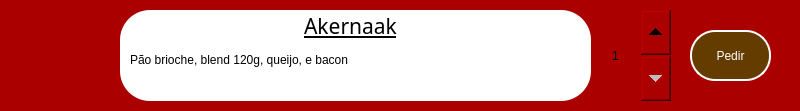
        <widget class="QFrame" name="item1">
         <property name="geometry">
          <rect>
           <x>120</x>
           <y>110</y>
           <width>800</width>
           <height>111</height>
          </rect>
         </property>
         <property name="styleSheet">
          <string notr="true">border-radius: 55px;
background-color: rgb(170, 0, 0);</string>
         </property>
         <property name="frameShape">
          <enum>QFrame::StyledPanel</enum>
         </property>
         <property name="frameShadow">
          <enum>QFrame::Raised</enum>
         </property>
         <widget class="QFrame" name="caixa_disc_12">
          <property name="geometry">
           <rect>
            <x>120</x>
            <y>10</y>
            <width>471</width>
            <height>91</height>
           </rect>
          </property>
          <property name="styleSheet">
           <string notr="true">background-color: rgb(255, 255, 255);
border-radius: 30px</string>
          </property>
          <property name="frameShape">
           <enum>QFrame::StyledPanel</enum>
          </property>
          <property name="frameShadow">
           <enum>QFrame::Raised</enum>
          </property>
          <widget class="QLabel" name="disc_item1_19">
           <property name="geometry">
            <rect>
             <x>30</x>
             <y>0</y>
             <width>401</width>
             <height>31</height>
            </rect>
           </property>
           <property name="font">
            <font>
             <family>GothicE</family>
             <pointsize>16</pointsize>
             <italic>false</italic>
             <bold>false</bold>
             <underline>true</underline>
            </font>
           </property>
           <property name="styleSheet">
            <string notr="true">font: 16pt &quot;GothicE&quot;;
text-decoration: underline;
color: rgb(0, 0, 0);</string>
           </property>
           <property name="text">
            <string>Akernaak</string>
           </property>
           <property name="textFormat">
            <enum>Qt::AutoText</enum>
           </property>
           <property name="alignment">
            <set>Qt::AlignCenter</set>
           </property>
          </widget>
          <widget class="QLabel" name="disc_item1_20">
           <property name="geometry">
            <rect>
             <x>10</x>
             <y>40</y>
             <width>401</width>
             <height>20</height>
            </rect>
           </property>
           <property name="tabletTracking">
            <bool>false</bool>
           </property>
           <property name="contextMenuPolicy">
            <enum>Qt::ActionsContextMenu</enum>
           </property>
           <property name="styleSheet">
            <string notr="true">color: rgb(0, 0, 0);
font: 10pt &quot;GothicE&quot;;</string>
           </property>
           <property name="text">
            <string>Pão brioche, blend 120g, queijo, e bacon</string>
           </property>
          </widget>
         </widget>
         <widget class="QPushButton" name="pedir_item1">
          <property name="geometry">
           <rect>
            <x>690</x>
            <y>30</y>
            <width>81</width>
            <height>51</height>
           </rect>
          </property>
          <property name="styleSheet">
           <string notr="true">QPushButton {
background-color: rgb(100, 60, 0);
font: 10pt &quot;Gothicg&quot;;
border-radius: 25px;
color: rgb(255, 255, 255);
border: 2px solid #ffffff;
}

QPushButton::hover{
	background-color: rgb(80, 60, 0)
}

QPushButton::pressed {
	background-color: rgb(90, 10, 0)
}</string>
          </property>
          <property name="text">
           <string>Pedir</string>
          </property>
         </widget>
         <widget class="QSpinBox" name="spinBox">
          <property name="geometry">
           <rect>
            <x>610</x>
            <y>10</y>
            <width>61</width>
            <height>91</height>
           </rect>
          </property>
          <property name="styleSheet">
           <string notr="true">QSpinBox
{
    border: none;

    padding-top: 30px;
    padding-bottom: 30px;

    background-repeat: no-repeat;
    background-position: center;
    background-clip: content;
	font: 12pt &quot;Georgia&quot;;
}

QSpinBox::up-button
{
    min-width: 30px;
    min-height: 30px;
    background-position: top right;

    subcontrol-position: top right; /* position at the top right corner */
    subcontrol-origin: padding;
}

QSpinBox::down-button
{
    min-width: 30px;
    min-height: 30px;

    background-position: bottom right;

    subcontrol-position: bottom  right; /* position at the top right corner */

}

</string>
          </property>
          <property name="minimum">
           <number>1</number>
          </property>
         </widget>
         <zorder>caixa_disc_12</zorder>
         <zorder>spinBox</zorder>
         <zorder>pedir_item1</zorder>
        </widget>
